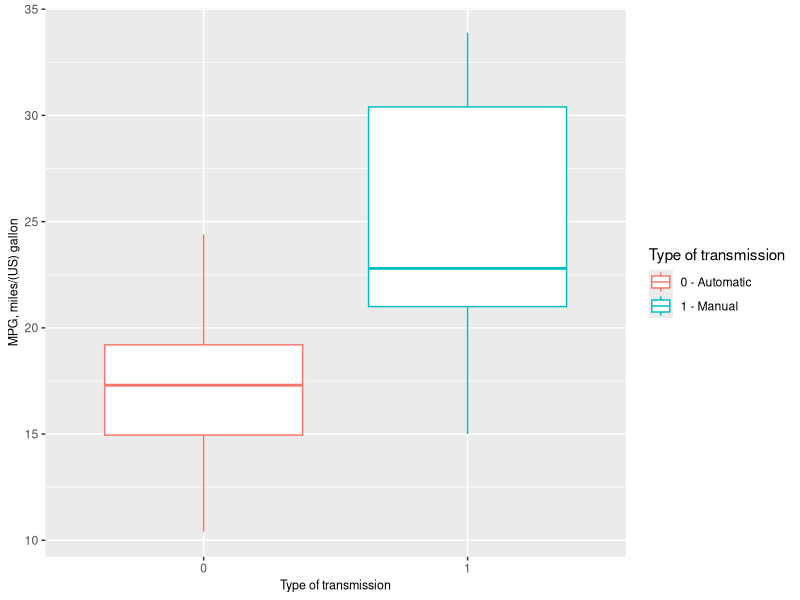

Reproduce this figure in R.
## ---- chunk 1
library(knitr)
library(ggplot2)
library(plyr)
opts_chunk$set(
  warning=FALSE,
  message=FALSE,
  echo=FALSE,
  dpi=300,
  fig.width=3,
  fig.height=3,
  fig.caption=TRUE,
  fig.align='center',
  dev="png",
  dev.args=list(type="cairo"),
  error=FALSE
)
## ---- chunk 2
data(mtcars)
ggplot(data=mtcars, aes(x=factor(am), y=mpg)) +
        geom_boxplot(aes(group=factor(am), color=factor(am))) +
        labs(x="Type of transmission", y = "MPG, miles/(US) gallon") +
        theme(axis.title.x = element_text(size=9), axis.title.y = element_text(size=9)) +
        scale_color_discrete(name="Type of transmission",
                             labels=c("0 - Automatic", "1 - Manual"))
## ---- chunk 3
ls1 <- lm(mpg~am, data=mtcars)
summary(ls1)
